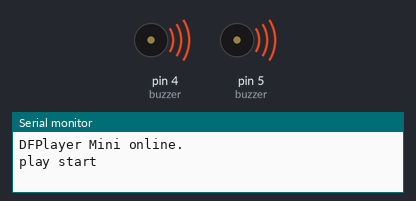
Recording of a sketch running on a simulated Arduino Uno, built with avr-gcc and run on an emulated ATmega328P. On the bench: buzzer (waves = sounding, pin HIGH), the last lines printed to the serial monitor. The audio player accepts every command and is not drawn.

Above: at 4.0 s.
At 17.5 s:
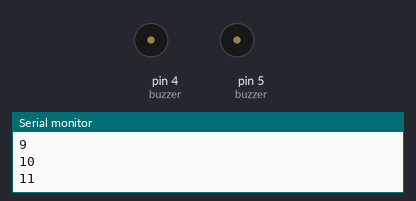
Timing chart, 0 to 39.3 s (numbered marks = the images above):
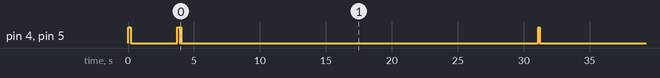

Measured:
- by itself, pin 4 (buzzer), pin 5 (buzzer): goes LOW 3.5 s, HIGH 0.20 s, LOW 0.01 s, 4 × (HIGH 0.10 s, LOW 27.1 s), HIGH 0.10 s, then LOW

The sketch:

ultrasonic_mp3.ino
```cpp
#include "Arduino.h"
#include "SoftwareSerial.h"
#include "DFRobotDFPlayerMini.h"

SoftwareSerial mySoftwareSerial(10, 11);  // PCB 2024
DFRobotDFPlayerMini myDFPlayer;           // 객체 생성

const unsigned long interval = 5000;      // 5초 간격

int trigPin = A1;
int echoPin = A0;


void setup()
{
  mySoftwareSerial.begin(9600);
  Serial.begin(9600);

  pinMode(4, OUTPUT);              // buzzer
  pinMode(5, OUTPUT);              // buzzer

  pinMode(trigPin, OUTPUT);
  pinMode(echoPin, INPUT);

  digitalWrite(4,HIGH);
  digitalWrite(5,HIGH);
  delay(200);
  digitalWrite(4,LOW);
  digitalWrite(5,LOW);
  delay(1);

  if (!myDFPlayer.begin(mySoftwareSerial), false) {  //객체 초기화
    Serial.println(F("Unable to begin:"));
    while(true);
  }
  Serial.println(F("DFPlayer Mini online."));
  myDFPlayer.setTimeOut(500); //시리얼 통신용 타임아웃 시간 지정
  myDFPlayer.volume(30);      //0-30사이의 값을 인수로 입력.

  myDFPlayer.play(23);        // start sound
  delay(3000);

  digitalWrite(4,HIGH);
  digitalWrite(5,HIGH);
  delay(200);
  digitalWrite(4,LOW);
  digitalWrite(5,LOW);
  delay(10);

  Serial.println(F("play start"));

}

//---------------------------------------------------
void loop()
{
  long duration, distance;
  int dist_int, dist_numb;

  digitalWrite(4,HIGH);
  digitalWrite(5,HIGH);
  delay(100);
  digitalWrite(4,LOW);
  digitalWrite(5,LOW);
  delay(1);

  for(int m=1;m<=22;m++) {
    Serial.println(m);
    myDFPlayer.play(m);  //
    delay(1200);
  }

}
//----------------------------------------------------
```
